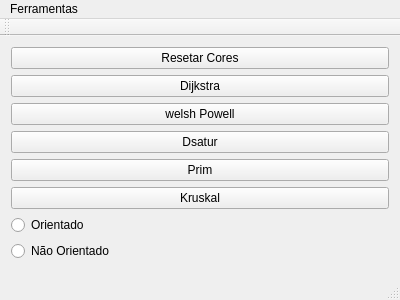
<?xml version="1.0" encoding="UTF-8"?>
<ui version="4.0">
 <class>MainWindow</class>
 <widget class="QMainWindow" name="MainWindow">
  <property name="geometry">
   <rect>
    <x>0</x>
    <y>0</y>
    <width>400</width>
    <height>300</height>
   </rect>
  </property>
  <property name="windowTitle">
   <string>MainWindow</string>
  </property>
  <widget class="QWidget" name="centralWidget">
   <layout class="QHBoxLayout" name="horizontalLayout">
    <item>
     <layout class="QGridLayout" name="gridLayout_2">
      <item row="7" column="0">
       <widget class="QRadioButton" name="radio_NOrientado">
        <property name="text">
         <string>Não Orientado</string>
        </property>
       </widget>
      </item>
      <item row="4" column="0">
       <widget class="QPushButton" name="button_prim">
        <property name="text">
         <string>Prim</string>
        </property>
       </widget>
      </item>
      <item row="3" column="0">
       <widget class="QPushButton" name="button_dsatur">
        <property name="text">
         <string>Dsatur</string>
        </property>
       </widget>
      </item>
      <item row="1" column="0">
       <widget class="QPushButton" name="button_dijkstra">
        <property name="text">
         <string>Dijkstra</string>
        </property>
       </widget>
      </item>
      <item row="6" column="0">
       <widget class="QRadioButton" name="radio_Orientado">
        <property name="text">
         <string>Orientado</string>
        </property>
       </widget>
      </item>
      <item row="2" column="0">
       <widget class="QPushButton" name="button_welsh_powell">
        <property name="text">
         <string>welsh Powell</string>
        </property>
       </widget>
      </item>
      <item row="0" column="0">
       <widget class="QPushButton" name="button_reseta_cor">
        <property name="text">
         <string>Resetar Cores</string>
        </property>
       </widget>
      </item>
      <item row="5" column="0">
       <widget class="QPushButton" name="button_kruskal">
        <property name="text">
         <string>Kruskal</string>
        </property>
       </widget>
      </item>
     </layout>
    </item>
   </layout>
  </widget>
  <widget class="QStatusBar" name="statusBar"/>
  <widget class="QToolBar" name="mainToolBar">
   <attribute name="toolBarArea">
    <enum>TopToolBarArea</enum>
   </attribute>
   <attribute name="toolBarBreak">
    <bool>false</bool>
   </attribute>
  </widget>
  <widget class="QMenuBar" name="menuBar">
   <property name="geometry">
    <rect>
     <x>0</x>
     <y>0</y>
     <width>400</width>
     <height>19</height>
    </rect>
   </property>
   <widget class="QMenu" name="menuTools">
    <property name="title">
     <string>Ferramentas</string>
    </property>
    <addaction name="actionAdd_Vertice"/>
    <addaction name="actionAdd_Aresta"/>
    <addaction name="actionAdd_Arco"/>
    <addaction name="separator"/>
    <addaction name="actionRemove_Vertice"/>
    <addaction name="actionRemove_Aresta"/>
    <addaction name="actionRemove_Arca"/>
    <addaction name="separator"/>
    <addaction name="actionVerificar_Planaridade"/>
   </widget>
   <addaction name="menuTools"/>
  </widget>
  <action name="actionAdd_Vertice">
   <property name="enabled">
    <bool>true</bool>
   </property>
   <property name="text">
    <string>Adicionar Vertice</string>
   </property>
  </action>
  <action name="actionAdd_Aresta">
   <property name="text">
    <string>Adicionar Aresta</string>
   </property>
  </action>
  <action name="actionAdd_Arco">
   <property name="text">
    <string>Adicionar Arco</string>
   </property>
  </action>
  <action name="actionRemove_Vertice">
   <property name="text">
    <string>Remover Vertice</string>
   </property>
  </action>
  <action name="actionRemove_Aresta">
   <property name="text">
    <string>Remover Aresta</string>
   </property>
  </action>
  <action name="actionRemove_Arca">
   <property name="text">
    <string>Remover Arco</string>
   </property>
  </action>
  <action name="actionVerificar_Planaridade">
   <property name="text">
    <string>Verificar Planaridade</string>
   </property>
  </action>
 </widget>
 <layoutdefault spacing="6" margin="11"/>
 <resources/>
 <connections/>
</ui>
